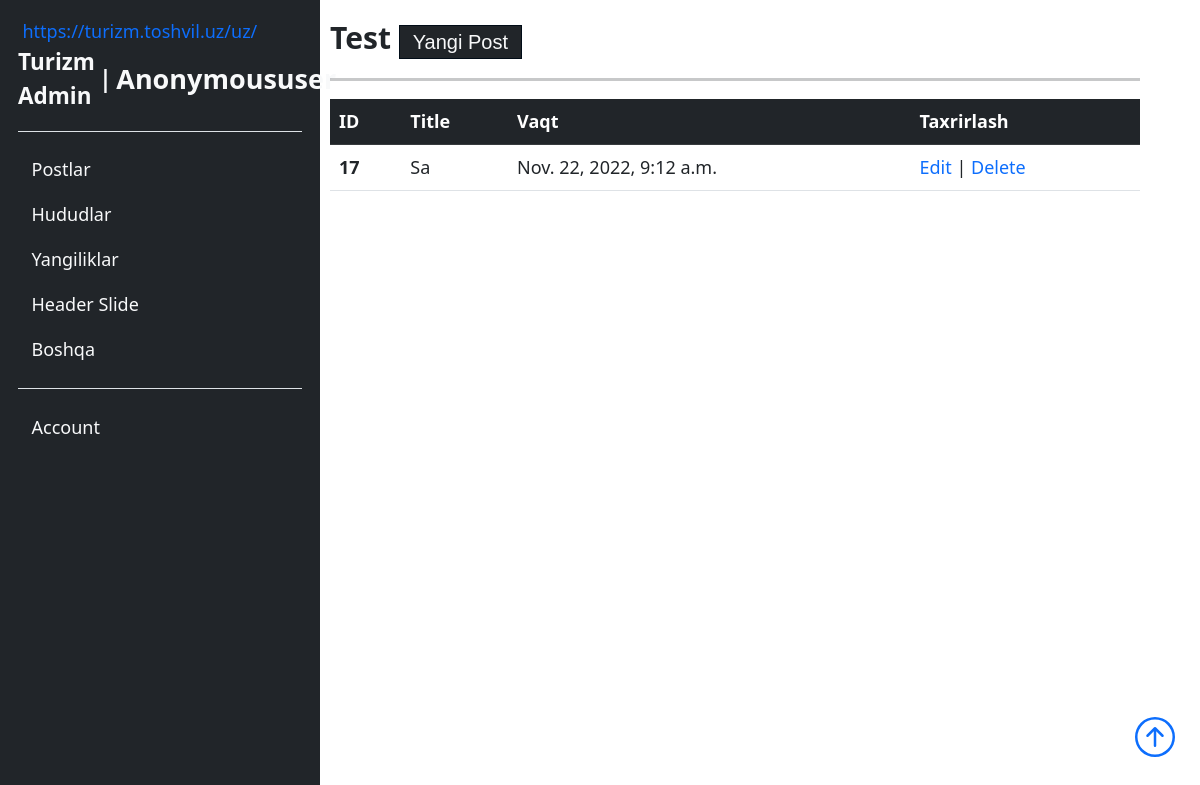
The page /users/root/list/test/ on the database its author committed.
### main/models.py (models this page shows, shortened)
class AutoDate(M):
    uz_name = m.CharField(max_length=l)
    ru_name = m.CharField(max_length=l, null=True, blank=True)
    en_name = m.CharField(max_length=l, null=True, blank=True)
    add_time = m.DateTimeField(auto_now_add=True)
    post_view = m.IntegerField(default=0, null=True, blank=True)
    def __str__(self):
        return self.uz_name

class Post(M):
    author = m.ForeignKey(CustomUser, on_delete=m.SET_NULL, null=True, blank=True)
    navbaritem = m.ForeignKey(NavbarItems, on_delete=m.SET_NULL, null=True, blank=True)
    post_img = ResizedImageField(size=[2500, 1500],upload_to='posts/')
    uz_title = m.CharField(max_length=l)
    ru_title = m.CharField(max_length=l, null=True, blank=True)
    en_title = m.CharField(max_length=l, null=True, blank=True)
    uz_description = m.CharField(max_length=100)
    ru_description= m.CharField(max_length=l, null=True, blank=True)
    en_description= m.CharField(max_length=l, null=True, blank=True)
    uz_post = RichTextUploadingField()
    ru_post = RichTextUploadingField(null=True, blank=True)
    en_post = RichTextUploadingField(null=True, blank=True)
    slug = m.SlugField(max_length=l, unique=True)
    post_view = m.IntegerField(default=0, null=True, blank=True)
    add_time = m.DateTimeField(auto_now_add=True)

### custom_user/views.py (the view)
# urls.py: path('root/list/<slug>/', PostFilterList, name='postfilterlist'),
def PostFilterList(request, slug):
    posts = Post.objects.filter(navbaritem__slug=slug)
    nav = NavbarItems.objects.get(slug=slug)
    return render(request, 'users/adminpanel/list/list_filter.htm', context={
        'object_list': posts,
        'section_name':nav,
    })

### main/models.py (called while the page is built)
    def __str__(self):
        return super().__str__()

### templates/users/adminpanel/list/list_filter.htm (shortened to what this page needs)
{% extends '../root.htm' %}
{% block name %}
    {{ section_name | title }}
{% endblock name %}
{% block add_btn %}
    <a class="bg-dark link-light" href="{% url 'users:newpost' %}">Yangi Post</a>
{% endblock add_btn %}
{% block list %}
    <table class="table">
        <thead class="table-dark">
            <tr>
                <th scope="col">ID</th>
                <th scope="col">Title</th>
                <th scope="col">Vaqt</th>
                <th scope="col">Taxrirlash</th>
            </tr>
        </thead>
        <tbody>
            {% for obj in object_list %}
                <tr>
                    <th>{{ obj.id }}</th>
                    <td>{{ obj.uz_title | title }}</td>
                    <td>{{ obj.add_time }}</td>
                    <td>
                        <a href="{% url 'users:updatepost' slug=obj.slug %}">Edit</a> | <a href="" data-bs-toggle="modal" data-bs-target="#staticBackdrop{{ obj.id }}" >Delete</a>
                    </td>
                </tr>
            {% endfor %}
        </tbody>
    </table>
{% endblock list %}

### static/css/style.css (style rules this page uses)
* { margin: 0; padding: 0; font-size: 18px; box-sizing: border-box; list-style-type: none !important; text-decoration: none !important; font-family: system-ui, -apple-system, BlinkMacSystemFont, "Segoe UI", Roboto, Oxygen, Ubuntu, Cantarell, "Open Sans", "Helvetica Neue", sans-serif; }
html { scrollbar-width: thin; transition: 1s all ease-in-out; scrollbar-color: #03396C #fff; }
#admin_main #action_bar #header a, #admin_main #action_bar #header main section .all button, main section .all #admin_main #action_bar #header button { font-size: 20px; padding: 5px 13px; border: 1px solid #010C17; font-family: "Franklin Gothic Medium", "Arial Narrow", Arial, sans-serif; }

### templates/base.htm (style rules this page uses)
body { overflow-x: hidden; }

### rows shown on the page
AutoDate: uz_name "Test"
Post: id "17", uz_title "Sa", add_time "Nov. 22, 2022, 9:12 a.m."

### other values the page prints
{{ user | title }} "Anonymoususer"
